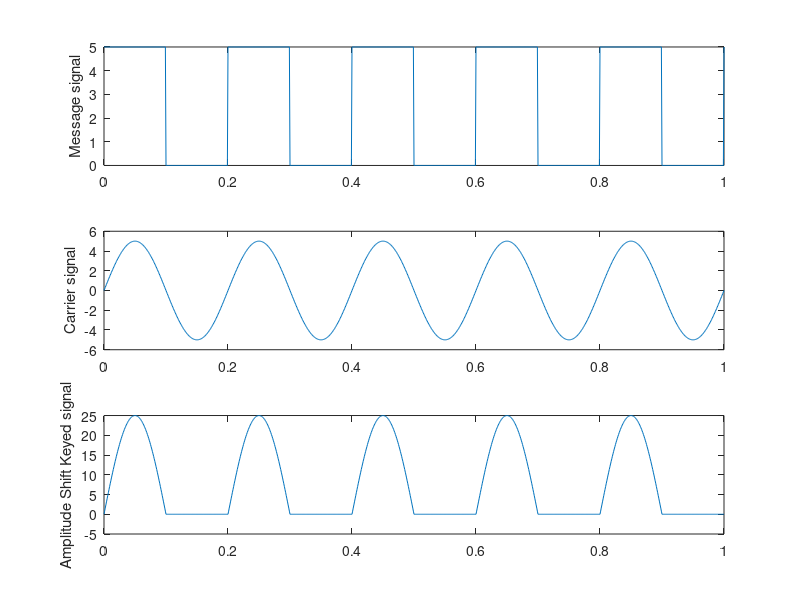

Write MATLAB code to recreate this figure.
clc
close all;
clear all;

t=0:.001:1;

amp = input('Enter the amplitude of message and carrier: ')

fm = input('Enter the frequency of the message: ')
ym = amp/2.*square(2*pi*fm*t) + amp/2
subplot(3, 1, 1)
plot(t, ym)
ylabel('Message signal')

fc = input('Enter the frequency of sine carrier: ')
yc = amp.*sin(2*pi*fc*t)
subplot(3, 1, 2)
plot(t, yc)
ylabel('Carrier signal')

ASK = yc.*ym
subplot(3, 1, 3)
plot(t, ASK)
ylabel('Amplitude Shift Keyed signal')
